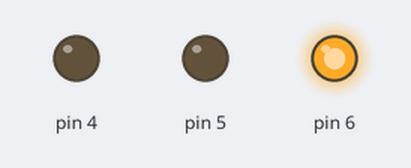
This sketch was run on a simulated Arduino Uno, built with avr-gcc and run on an emulated ATmega328P. On the bench: output pins drawn as LEDs (lit = HIGH).

Above: at 0.05 s.
At 0.55 s:
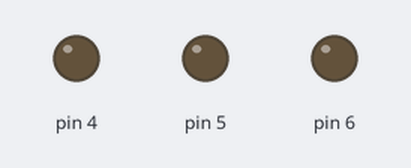
At 0.75 s:
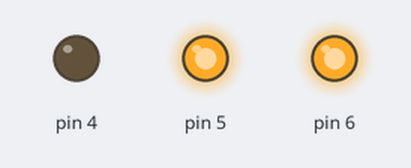
At 1.45 s:
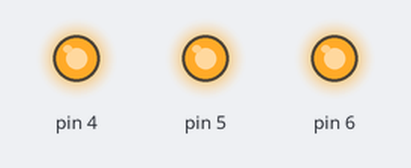
At 2.15 s:
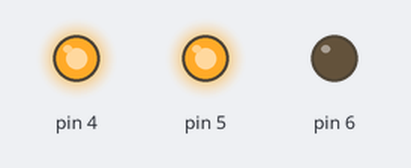
At 2.85 s:
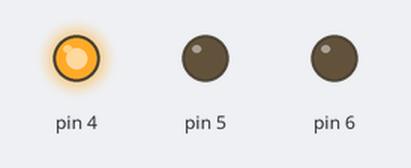
Timing chart, 0 to 3.1 s (numbered marks = the images above):
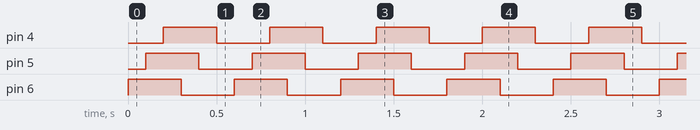

The sketch:

Code_3.ino
```cpp
void setup() {
  // put your setup code here, to run once:
pinMode(6, OUTPUT);
pinMode(5, OUTPUT);
pinMode(4,OUTPUT);
}

void loop() {
  // put your main code here, to run repeatedly:
digitalWrite(6, HIGH);
delay(100);
digitalWrite(5, HIGH);
delay(100);
digitalWrite(4,HIGH);
delay(100);

digitalWrite(6, LOW);
delay(100);
digitalWrite(5, LOW);
delay(100);
digitalWrite(4, LOW);
delay(100);
}
```

Measured:
- by itself, pin 4–6: alternates HIGH for 0.30 s and LOW for 0.30 s
- by itself, everything shown: repeats every 0.60 s, in 6 steps
